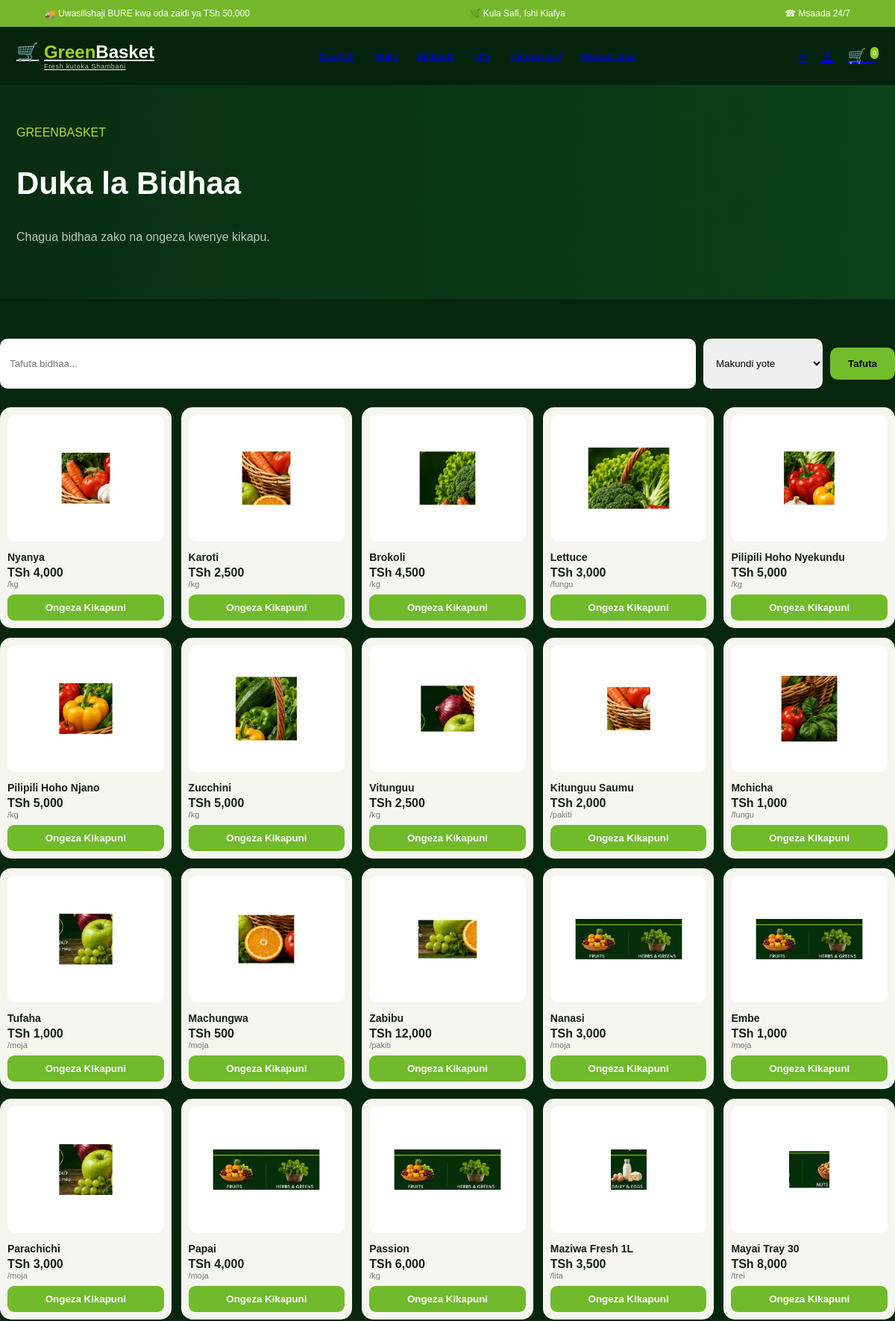
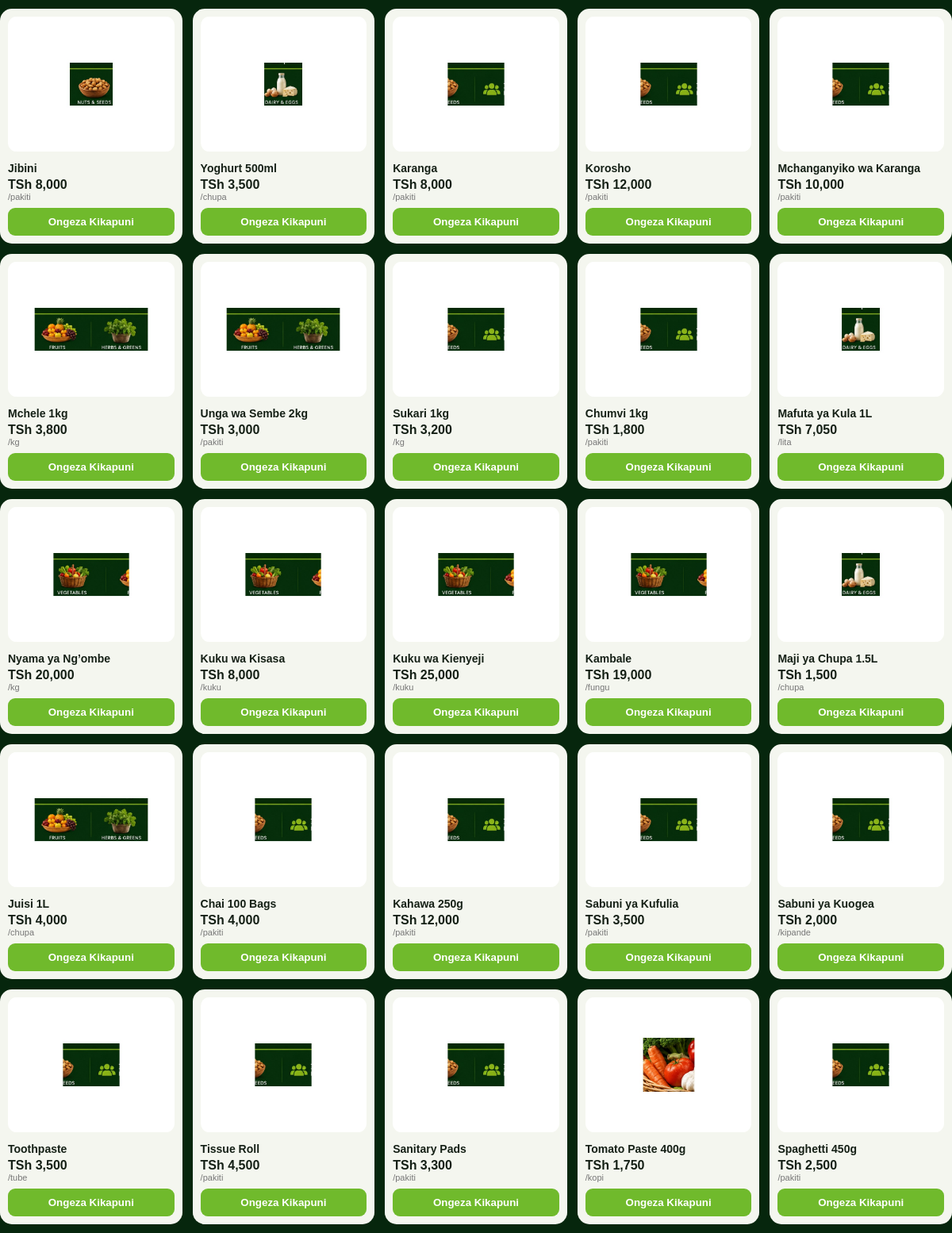
The page /shop.php (upper part) on the database its author committed (2 pictures, top to bottom).
### tables this page shows
CREATE TABLE products (id INT PRIMARY KEY,name VARCHAR(120),category VARCHAR(80),price INT,unit VARCHAR(30),image VARCHAR(255),stock INT DEFAULT 100,featured TINYINT DEFAULT 1);

### config.php (called while the page is built, shortened)
<?php
function h($s){return htmlspecialchars((string)$s,ENT_QUOTES,'UTF-8');}
function cartCount(){return array_sum($_SESSION['cart']??[]);}
function money($n){return 'TSh '.number_format($n,0,'.',',');}
?>

### shop.php (the view, shortened to what this page needs)
<?php require_once __DIR__.'/config.php'; ?>
<!doctype html><html lang="sw"><head><?= h($title??'GreenBasket Supermarket') ?><link rel="stylesheet" href="assets/style.css"></head><body><div class="top"><span>🚚 Uwasilishaji BURE kwa oda zaidi ya TSh 50,000</span><span>🌿 Kula Safi, Ishi Kiafya</span><span>☎ Msaada 24/7</span></div><header><div class="nav wrap"><a class="brand" href="index.php">🛒 <b><i>Green</i>Basket</b><small>Fresh kutoka Shambani</small></a><nav><a href="index.php"></a><a href="shop.php"></a><a href="categories.php"></a><a href="deals.php"></a><a href="about.php"></a><a href="contact.php"></a></nav><div class="actions"><a href="shop.php"></a><a href="login.php"></a><a href="cart.php">🛒 <sup><?= cartCount() ?></sup></a></div></div></header><section class="pagehead"><div class="wrap"><div style="color:#b6df30">GREENBASKET</div><h1>Duka la Bidhaa</h1><p class="muted">Chagua bidhaa zako na ongeza kwenye kikapu.</p></div></section><main class="wrap section"><form class="shopbar" method="get"><input name="q" placeholder="Tafuta bidhaa..." value="<?= h($_GET['q']??'') ?>"><select name="cat"><option value="">Makundi yote</option><?php $cats=$pdo->query("SELECT DISTINCT category FROM products ORDER BY category")->fetchAll(); foreach($cats as $c): ?> <?= (($_GET['cat']??'')===$c['category']?'selected':'') ?><?= h($c['category']) ?><?php endforeach; ?></select><button class="btn" style="border:0">Tafuta</button></form><div class="products"><?php $q=trim($_GET['q']??'');$cat=$_GET['cat']??'';$sql="SELECT * FROM products WHERE 1";$par=[];if($q){$sql.=" AND name LIKE ?";$par[]="%$q%";}if($cat){$sql.=" AND category=?";$par[]=$cat;}$sql.=" ORDER BY featured DESC,id";$st=$pdo->prepare($sql);$st->execute($par);foreach($st as $p): ?><article class="card"><img src="<?= h($p['image']) ?>"><h3><?= h($p['name']) ?></h3><div class="price"><?= money($p['price']) ?></div><div class="unit">/<?= h($p['unit']) ?></div><form method="post" action="add_to_cart.php"><?= $p['id'] ?><button class="cartbtn">Ongeza Kikapuni</button></form></article><?php endforeach; ?></div></main> <?= date('Y') ?> </body></html>

### assets/style.css (style rules this page uses)
* { box-sizing:border-box }
body { margin:0;background:#06260d;color:#fff;font-family:Arial,Helvetica,sans-serif }
.wrap { max-width:1240px;margin:auto;padding:0 22px }
.top { height:36px;background:#75b82c;display:flex;justify-content:space-between;align-items:center;padding:0 5%;font-size:12px }
header { background:#05220b }
.nav { height:78px;display:flex;align-items:center;justify-content:space-between }
.brand { display:grid;grid-template-columns:auto auto;gap:0 7px;align-items:center;font-size:24px;color:#fff }
.brand i { color:#9ed12d;font-style:normal }
.brand small { grid-column:2;font-size:9px;color:#b7c9b5;letter-spacing:.7px }
.nav nav { display:flex;gap:27px;font-size:13px }
.actions { display:flex;gap:18px;font-size:20px }
.actions sup { font-size:9px;background:#8dcc2c;border-radius:10px;padding:3px;color:#fff }
.btn { display:inline-block;background:#73bd2b;padding:14px 24px;border-radius:10px;font-weight:700;margin:12px 0 }
.section { padding:28px 0 }
.farm p,.muted { color:#b8c9b5;line-height:1.6 }
.features,.products { display:grid;grid-template-columns:repeat(4,1fr);gap:13px }
.products { grid-template-columns:repeat(5,1fr) }
.card { background:#f4f6ef;color:#152016;border-radius:15px;padding:10px;position:relative }
.card img { width:100%;height:170px;object-fit:contain;background:#fff;border-radius:11px }
.card h3 { font-size:14px;margin:9px 0 4px }
.price { font-weight:800 }
.unit { font-size:11px;color:#777 }
.cartbtn { width:100%;border:0;background:#70ba2c;color:#fff;padding:10px;border-radius:9px;margin-top:8px;font-weight:700 }
.pagehead { padding:55px 0;background:linear-gradient(90deg,#092d11,#0b4118) }
.pagehead h1 { font-size:42px }
.shopbar { display:flex;gap:10px;margin:25px 0 }
.shopbar input,.shopbar select { padding:13px;border-radius:10px;border:0 }
.shopbar input { flex:1 }

### rows shown on the page
products: image (picture), name "Nyanya", price "TSh 4,000", unit "kg"
products: image (picture), name "Karoti", price "TSh 2,500", unit "kg"
products: image (picture), name "Brokoli", price "TSh 4,500", unit "kg"
products: image (picture), name "Lettuce", price "TSh 3,000", unit "fungu"
products: image (picture), name "Pilipili Hoho Nyekundu", price "TSh 5,000", unit "kg"
products: image (picture), name "Pilipili Hoho Njano", price "TSh 5,000", unit "kg"
products: image (picture), name "Zucchini", price "TSh 5,000", unit "kg"
products: image (picture), name "Vitunguu", price "TSh 2,500", unit "kg"
products: image (picture), name "Kitunguu Saumu", price "TSh 2,000", unit "pakiti"
products: image (picture), name "Mchicha", price "TSh 1,000", unit "fungu"
products: image (picture), name "Tufaha", price "TSh 1,000", unit "moja"
products: image (picture), name "Machungwa", price "TSh 500", unit "moja"
products: image (picture), name "Zabibu", price "TSh 12,000", unit "pakiti"
products: image (picture), name "Nanasi", price "TSh 3,000", unit "moja"
products: image (picture), name "Embe", price "TSh 1,000", unit "moja"
products: image (picture), name "Parachichi", price "TSh 3,000", unit "moja"
products: image (picture), name "Papai", price "TSh 4,000", unit "moja"
products: image (picture), name "Passion", price "TSh 6,000", unit "kg"
products: image (picture), name "Maziwa Fresh 1L", price "TSh 3,500", unit "lita"
products: image (picture), name "Mayai Tray 30", price "TSh 8,000", unit "trei"
products: image (picture), name "Jibini", price "TSh 8,000", unit "pakiti"
products: image (picture), name "Yoghurt 500ml", price "TSh 3,500", unit "chupa"
products: image (picture), name "Karanga", price "TSh 8,000", unit "pakiti"
products: image (picture), name "Korosho", price "TSh 12,000", unit "pakiti"
products: image (picture), name "Mchanganyiko wa Karanga", price "TSh 10,000", unit "pakiti"
products: image (picture), name "Mchele 1kg", price "TSh 3,800", unit "kg"
products: image (picture), name "Unga wa Sembe 2kg", price "TSh 3,000", unit "pakiti"
products: image (picture), name "Sukari 1kg", price "TSh 3,200", unit "kg"
products: image (picture), name "Chumvi 1kg", price "TSh 1,800", unit "pakiti"
products: image (picture), name "Mafuta ya Kula 1L", price "TSh 7,050", unit "lita"
products: image (picture), name "Nyama ya Ng’ombe", price "TSh 20,000", unit "kg"
products: image (picture), name "Kuku wa Kisasa", price "TSh 8,000", unit "kuku"
products: image (picture), name "Kuku wa Kienyeji", price "TSh 25,000", unit "kuku"
products: image (picture), name "Kambale", price "TSh 19,000", unit "fungu"
products: image (picture), name "Maji ya Chupa 1.5L", price "TSh 1,500", unit "chupa"
products: image (picture), name "Juisi 1L", price "TSh 4,000", unit "chupa"
products: image (picture), name "Chai 100 Bags", price "TSh 4,000", unit "pakiti"
products: image (picture), name "Kahawa 250g", price "TSh 12,000", unit "pakiti"
products: image (picture), name "Sabuni ya Kufulia", price "TSh 3,500", unit "pakiti"
products: image (picture), name "Sabuni ya Kuogea", price "TSh 2,000", unit "kipande"
products: image (picture), name "Toothpaste", price "TSh 3,500", unit "tube"
products: image (picture), name "Tissue Roll", price "TSh 4,500", unit "pakiti"
products: image (picture), name "Sanitary Pads", price "TSh 3,300", unit "pakiti"
products: image (picture), name "Tomato Paste 400g", price "TSh 1,750", unit "kopi"
products: image (picture), name "Spaghetti 450g", price "TSh 2,500", unit "pakiti"

### other values the page prints
cartCount() "0"
